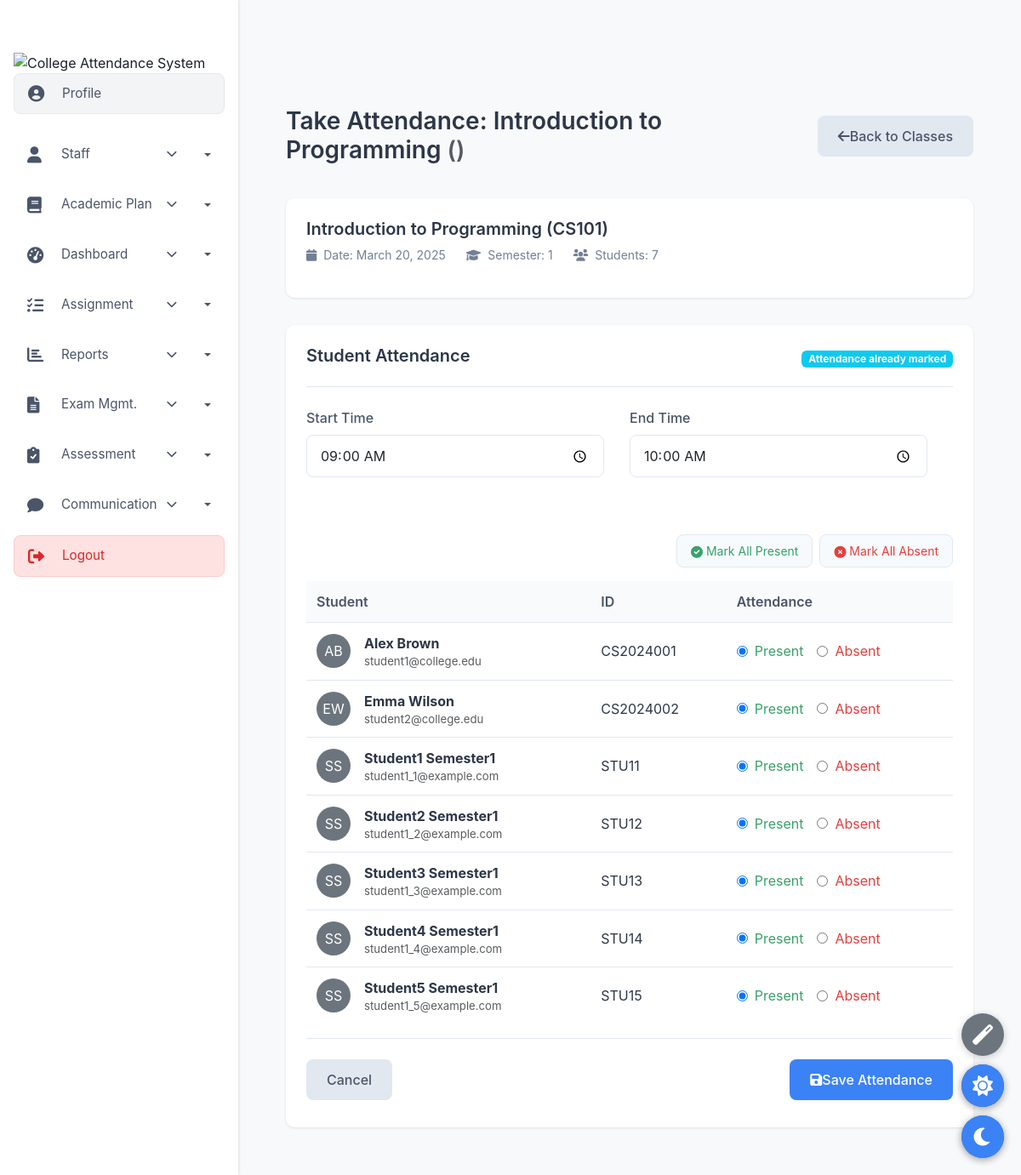
/take-attendance/1/?date=2025-03-20&class_id=13 (signed in), run on the app's committed database.
### attendance/models.py (models this page shows, shortened)
class Subject(models.Model):
    name = models.CharField(max_length=100)
    code = models.CharField(max_length=20, unique=True)
    department = models.ForeignKey(Department, on_delete=models.CASCADE, related_name='subjects', null=True, blank=True)
    staff = models.ForeignKey(settings.AUTH_USER_MODEL, on_delete=models.CASCADE, related_name='subjects')
    semester = models.IntegerField(validators=[MinValueValidator(1), MaxValueValidator(8)], null=True, blank=True)
    credits = models.IntegerField(validators=[MinValueValidator(1), MaxValueValidator(5)], null=True, blank=True)
    total_classes = models.IntegerField(default=0)

class Class(models.Model):
    subject = models.ForeignKey(Subject, on_delete=models.CASCADE, related_name='classes')
    date = models.DateField()
    start_time = models.TimeField()
    end_time = models.TimeField()
    room_number = models.CharField(max_length=20, null=True, blank=True)
    topic = models.CharField(max_length=200, blank=True)
    notes = models.TextField(blank=True)
    is_cancelled = models.BooleanField(default=False)
    cancellation_reason = models.TextField(blank=True)

### accounts/models.py (models this page shows)
class CustomUser(AbstractUser):
    USER_TYPE_CHOICES = (
        ('student', 'Student'),
        ('staff', 'Staff'),
        ('hod', 'HOD'),
    )
    BLOOD_GROUP_CHOICES = (
        ('A+', 'A Positive'),
        ('A-', 'A Negative'),
        ('B+', 'B Positive'),
        ('B-', 'B Negative'),
        ('O+', 'O Positive'),
        ('O-', 'O Negative'),
        ('AB+', 'AB Positive'),
        ('AB-', 'AB Negative'),
    )
    QUALIFICATION_CHOICES = (
        ('phd', 'Ph.D.'),
        ('masters', "Master's Degree"),
        ('bachelors', "Bachelor's Degree"),
        ('other', 'Other'),
    )
    user_type = models.CharField(max_length=10, choices=USER_TYPE_CHOICES, default='student')
    department = models.ForeignKey(Department, on_delete=models.SET_NULL, null=True, blank=True)
    phone_number = models.CharField(max_length=15, blank=True, null=True)
    profile_picture = models.ImageField(upload_to='profile_pics/', null=True, blank=True)
    date_of_birth = models.DateField(null=True, blank=True)
    address = models.TextField(blank=True, null=True)
    blood_group = models.CharField(max_length=5, blank=True, null=True)
    emergency_contact = models.CharField(max_length=15, blank=True, null=True)
    student_id = models.CharField(max_length=20, blank=True, null=True)
    semester = models.IntegerField(null=True, blank=True)
    section = models.CharField(max_length=10, blank=True, null=True)
    roll_number = models.CharField(max_length=20, blank=True, null=True)
    batch_year = models.IntegerField(null=True, blank=True)
    parent_name = models.CharField(max_length=100, blank=True, null=True)
    parent_phone = models.CharField(max_length=15, blank=True, null=True)
    staff_id = models.CharField(max_length=20, blank=True, null=True)
    designation = models.CharField(max_length=100, blank=True, null=True)
    date_of_joining = models.DateField(null=True, blank=True)
    qualification = models.CharField(max_length=100, blank=True, null=True)
    specialization = models.CharField(max_length=100, blank=True, null=True)
    office_location = models.CharField(max_length=100, blank=True, null=True)
    is_department_head = models.BooleanField(default=False)
    department_managed = models.ForeignKey(Department, on_delete=models.SET_NULL, null=True, blank=True, related_name='department_head')
    bio = models.TextField(blank=True, null=True)
    skills = models.TextField(blank=True, null=True, help_text="Comma-separated list of skills")
    def get_full_name(self):
        return f"{self.first_name} {self.last_name}"

### accounts/views.py (the view, shortened to what this page needs)
# urls.py: path('take-attendance/<int:subject_id>/', views.take_attendance, name='take_attendance'),
@login_required
def take_attendance(request, subject_id, date=None):
    if request.user.user_type != 'staff' and request.user.user_type != 'hod':
        messages.error(request, 'Access denied. Staff or HOD access only.')
        return redirect('login')
    from attendance.models import Subject, Class, Attendance, Department
    subject = get_object_or_404(Subject, id=subject_id)
    if request.user.user_type == 'staff' and subject.staff != request.user:
        messages.error(request, 'You are not authorized to take attendance for this subject.')
        return redirect('mark_attendance')
    if date is None:
        date = request.GET.get('date')
    if date:
        try:
            attendance_date = datetime.strptime(date, '%Y-%m-%d').date()
        except ValueError:
            messages.error(request, 'Invalid date format. Please use YYYY-MM-DD.')
            return redirect('mark_attendance')
    else:
        attendance_date = timezone.now().date()
    students = CustomUser.objects.filter(
        user_type='student',
        semester=subject.semester
    ).order_by('first_name', 'last_name')
    class_id = request.GET.get('class_id')
    if class_id:
        try:
            class_obj = Class.objects.get(id=class_id)
            existing = True
        except Class.DoesNotExist:
            class_obj = None
            existing = False
    attendance_records = {}
    if existing and class_obj:
        records = Attendance.objects.filter(class_session=class_obj)
        for record in records:
            attendance_records[record.student_id] = record.is_present
    context = {
        'subject': subject,
        'students': students,
        'class_date': attendance_date,
        'class_obj': class_obj,
        'existing': existing,
        'attendance_records': attendance_records,
        'page_title': f'Take Attendance - {subject.name}'
    }
    return render(request, 'accounts/take_attendance.html', context)

### accounts/templatetags/custom_filters.py (called while the page is built)
@register.filter
def get_item(dictionary, key):
    return dictionary.get(key)

### templates/accounts/take_attendance.html (shortened to what this page needs)
{% extends 'base.html' %}
{% load static %}
{% load custom_filters %}
{% block staff_content %}
<div class="attendance-container">
    <div class="page-header">
        <h1 class="page-title">
            Take Attendance: {{ subject.name }} <span class="text-muted">({{ selected_date|date:"d M, Y" }})</span>
        </h1>
        <div class="page-actions">
            <a href="{% url 'mark_attendance' %}{% if request.GET.date %}?date={{ request.GET.date }}{% endif %}" class="btn btn-secondary">
                <i class="fas fa-arrow-left"></i>
                Back to Classes
            </a>
        </div>
    </div>
    <div class="class-info">
        <h2 class="class-title">{{ subject.name }} ({{ subject.code }})</h2>
        <div class="class-meta">
            <div class="class-meta-item">
                <i class="fas fa-calendar"></i>
                <span>Date: {{ class_date|date:"F d, Y" }}</span>
            </div>
            <div class="class-meta-item">
                <i class="fas fa-graduation-cap"></i>
                <span>Semester: {{ subject.semester }}</span>
            </div>
            <div class="class-meta-item">
                <i class="fas fa-users"></i>
                <span>Students: {{ students.count }}</span>
            </div>
        </div>
    </div>
    <div class="attendance-form">
        <div class="form-header">
            <h3 class="form-title">Student Attendance</h3>
            {% if existing %}
                <span class="badge bg-info">Attendance already marked</span>
            {% endif %}
        </div>
        <form method="post" action="">
            <div class="row mb-4">
                <div class="col-md-6">
                    <div class="form-group">
                        <label for="start_time" class="form-label">Start Time</label>
                        <input type="time" name="start_time" id="start_time" class="form-control" value="{% if class_obj %}{{ class_obj.start_time|time:'H:i' }}{% else %}09:00{% endif %}" required>
                    </div>
                </div>
                <div class="col-md-6">
                    <div class="form-group">
                        <label for="end_time" class="form-label">End Time</label>
                        <input type="time" name="end_time" id="end_time" class="form-control" value="{% if class_obj %}{{ class_obj.end_time|time:'H:i' }}{% else %}10:00{% endif %}" required>
                    </div>
                </div>
            </div>
            <div class="mark-all-container">
                <button type="button" class="mark-all-btn mark-all-present" onclick="markAllPresent()">
                    <i class="fas fa-check-circle"></i>
                    Mark All Present
                </button>
                <button type="button" class="mark-all-btn mark-all-absent" onclick="markAllAbsent()">
                    <i class="fas fa-times-circle"></i>
                    Mark All Absent
                </button>
            </div>
            <table class="table">
                <thead>
                    <tr>
                        <th>Student</th>
                        <th>ID</th>
                        <th>Attendance</th>
                    </tr>
                </thead>
                <tbody>
                    {% for student in students %}
                    <tr class="student-row">
                        <td>
                            <div class="d-flex align-items-center">
                                {% if student.profile_picture %}
                                    <img src="{{ student.profile_picture.url }}" alt="{{ student.get_full_name }}" class="rounded-circle me-2" width="40" height="40">
                                {% else %}
                                    <div class="rounded-circle bg-secondary text-white d-flex align-items-center justify-content-center me-2" style="width: 40px; height: 40px;">
                                        {{ student.first_name|first }}{{ student.last_name|first }}
                                    </div>
                                {% endif %}
                                <div>
                                    <div class="fw-bold">{{ student.get_full_name }}</div>
                                    <div class="text-muted small">{{ student.email }}</div>
                                </div>
                            </div>
                        </td>
                        <td>{{ student.student_id }}</td>
                        <td>
                            <div class="attendance-radio">
                                <label class="radio-label present-label">
                                    <input type="radio" name="student_{{ student.id }}" value="present" {% if student.id in attendance_records and attendance_records|get_item:student.id %}checked{% endif %}>
                                    Present
                                </label>
                                <label class="radio-label absent-label">
                                    <input type="radio" name="student_{{ student.id }}" value="absent"  >
                                    Absent
                                </label>
                            </div>
                        </td>
                    </tr>
                    {% empty %}
                    <tr>
                        <td colspan="3" class="text-center py-4">
                            <div class="text-muted">No students found for this semester.</div>
                        </td>
                    </tr>
                    {% endfor %}
                </tbody>
            </table>
            <div class="form-actions">
                <a href="{% url 'mark_attendance' %}" class="btn btn-secondary">
                    Cancel
                </a>
                <button type="submit" class="btn btn-primary">
                    <i class="fas fa-save"></i>
                    Save Attendance
                </button>
            </div>
        </form>
    </div>
</div>
{% endblock %}

### static/css/shared.css (style rules this page uses)
body { background-color: #f8f9fa; }

### static/css/custom.css (style rules this page uses)
body { margin: 0; padding-top: 60px !important; transition: background-color 0.3s ease, color 0.3s ease; overflow-x: hidden; }
html, body { width: 100% !important; max-width: 100% !important; overflow-x: hidden !important; }
.row { display: flex; flex-wrap: wrap; width: 100%; margin-left: -15px; margin-right: -15px; margin-bottom: 15px !important; }
.row > [class*="col-"] { padding-left: 15px; padding-right: 15px; margin-bottom: 20px !important; display: flex; flex-direction: column; }
.table { width: 100%; max-width: 100%; margin-bottom: 1rem; }
.d-flex { flex-wrap: wrap; gap: 8px; }
.row > [class*="col-"] { margin-bottom: 15px; }
.d-flex { flex-wrap: wrap; }
.table th { position: sticky; top: 0; z-index: 10; background-color: #fff; }
.table td, .table th { padding: 0.75rem !important; vertical-align: middle !important; }
img, svg, i { max-width: 100% !important; vertical-align: middle !important; }
.form-control, .form-select, .btn { margin-bottom: 0.5rem !important; }
.btn { white-space: nowrap !important; }
* + * { margin-top: 0 !important; }
.btn { white-space: nowrap; display: inline-flex; align-items: center; justify-content: center; }
.text-muted.small { font-size: 0.825rem; line-height: 1.4; }
i.fas, i.far, i.fab { display: inline-flex; }
body { padding-top: 60px !important; }

### templates/base.html (style rules this page uses)
* { margin: 0; padding: 0; box-sizing: border-box; }
body { font-family: -apple-system, BlinkMacSystemFont, "Segoe UI", Roboto, "Helvetica Neue", Arial, sans-serif; background-color: #f8f9fa; color: #1a202c; line-height: 1.5; min-height: 100vh; padding-top: 0; overflow-x: hidden; }

### templates/accounts/take_attendance.html (style rules this page uses)
.attendance-container { padding: 2rem; }
.page-header { display: flex; justify-content: space-between; align-items: center; margin-bottom: 2rem; }
.page-title { font-size: 1.75rem; font-weight: 600; color: #2d3748; }
.class-info { background: white; border-radius: 10px; padding: 1.5rem; margin-bottom: 2rem; box-shadow: 0 1px 3px rgba(0, 0, 0, 0.1); }
.class-title { font-size: 1.25rem; font-weight: 600; color: #2d3748; margin-bottom: 0.5rem; }
.class-meta { display: flex; flex-wrap: wrap; gap: 1.5rem; margin-bottom: 1rem; color: #718096; font-size: 0.875rem; }
.class-meta-item { display: flex; align-items: center; gap: 0.5rem; }
.attendance-form { background: white; border-radius: 10px; padding: 1.5rem; box-shadow: 0 1px 3px rgba(0, 0, 0, 0.1); }
.form-header { display: flex; justify-content: space-between; align-items: center; margin-bottom: 1.5rem; padding-bottom: 1rem; border-bottom: 1px solid #e2e8f0; }
.form-title { font-size: 1.25rem; font-weight: 600; color: #2d3748; }
.form-group { margin-bottom: 1.5rem; }
.form-label { font-weight: 500; color: #4a5568; margin-bottom: 0.5rem; }
.form-control { border-radius: 0.5rem; border: 1px solid #e2e8f0; padding: 0.75rem 1rem; width: 100%; }
.btn-primary { background-color: #3b82f6; color: white; border: none; border-radius: 0.5rem; padding: 0.75rem 1.5rem; font-weight: 500; cursor: pointer; transition: all 0.2s; }
.btn-secondary { background-color: #e2e8f0; color: #4a5568; border: none; border-radius: 0.5rem; padding: 0.75rem 1.5rem; font-weight: 500; cursor: pointer; transition: all 0.2s; }
.table { width: 100%; border-collapse: collapse; }
.table th { background-color: #f8fafc; color: #4a5568; font-weight: 600; text-align: left; padding: 1rem; border-bottom: 1px solid #e2e8f0; }
.table td { padding: 1rem; border-bottom: 1px solid #e2e8f0; color: #2d3748; }
.table tr:last-child td { border-bottom: none; }
.attendance-radio { display: flex; gap: 1rem; }
.radio-label { display: flex; align-items: center; gap: 0.5rem; cursor: pointer; }
.radio-label input { cursor: pointer; }
.present-label { color: #38a169; }
.absent-label { color: #e53e3e; }
.form-actions { display: flex; justify-content: space-between; margin-top: 2rem; padding-top: 1.5rem; border-top: 1px solid #e2e8f0; }
.mark-all-container { display: flex; justify-content: flex-end; margin-bottom: 1rem; }
.mark-all-btn { background-color: #f7fafc; color: #4a5568; border: 1px solid #e2e8f0; border-radius: 0.5rem; padding: 0.5rem 1rem; font-size: 0.875rem; cursor: pointer; transition: all 0.2s; }
.mark-all-btn + .mark-all-btn { margin-left: 0.5rem; }
.mark-all-present { color: #38a169; }
.mark-all-absent { color: #e53e3e; }

### data on the page
Subject: name "Introduction to Programming", code "CS101", semester "1"
Class: start_time "09:00", end_time "10:00"
CustomUser: first_name|first "A", last_name|first "B", get_full_name "Alex Brown", email "student1@college.edu", student_id "CS2024001", id "☑ Present", id "☐ Absent"
CustomUser: first_name|first "E", last_name|first "W", get_full_name "Emma Wilson", email "student2@college.edu", student_id "CS2024002", id "☑ Present", id "☐ Absent"
CustomUser: first_name|first "S", last_name|first "S", get_full_name "Student1 Semester1", email "student1_1@example.com", student_id "STU11", id "☑ Present", id "☐ Absent"
CustomUser: first_name|first "S", last_name|first "S", get_full_name "Student2 Semester1", email "student1_2@example.com", student_id "STU12", id "☑ Present", id "☐ Absent"
CustomUser: first_name|first "S", last_name|first "S", get_full_name "Student3 Semester1", email "student1_3@example.com", student_id "STU13", id "☑ Present", id "☐ Absent"
CustomUser: first_name|first "S", last_name|first "S", get_full_name "Student4 Semester1", email "student1_4@example.com", student_id "STU14", id "☑ Present", id "☐ Absent"
CustomUser: first_name|first "S", last_name|first "S", get_full_name "Student5 Semester1", email "student1_5@example.com", student_id "STU15", id "☑ Present", id "☐ Absent"

### other printed values
{{ class_date|date:"F d, Y" }} "March 20, 2025"
{{ students.count }} "7"
